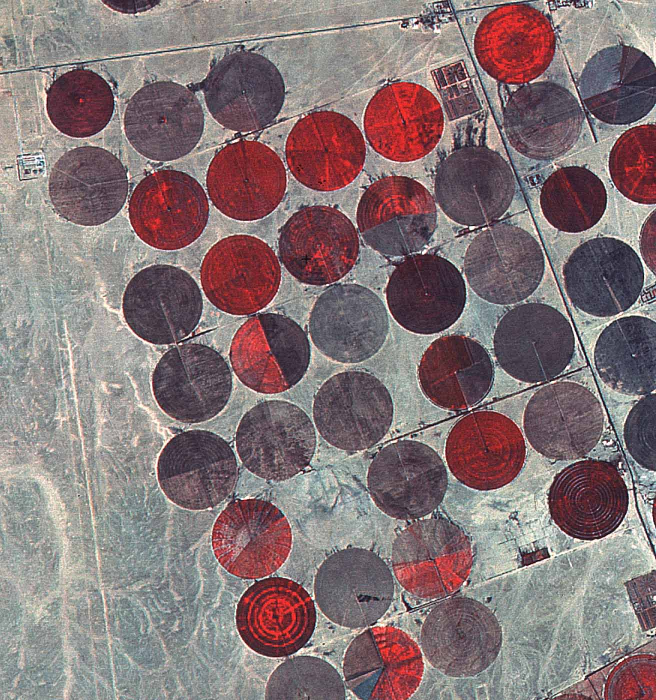
%> input picture src/TP1/circular.jpg, 1312 x 1400 px (shown at 1/2 size)
$ octave ejercicio3.m   (GNU Octave 9; MATLAB toolbox functions it lacks are replaced by stand-ins)
%> lines starting %> are read from the running program, lines starting %| are printed output that depends on the picture
### src/TP1/matriz_cov.m
function [ z ] = matriz_cov( a )

%ESTA FUNCION TOMA COMO DATO DE ENTRADA UNA MATRIZ DE x*y*z (3 dimensiones)
%CALCULA LA MATRIZ DE COVARIANZA DE DICHA MATRIZ

x=reshape(a(:,:,1),numel(a(:,:,1)),1)
y=reshape(a(:,:,2),numel(a(:,:,2)),1)
z=reshape(a(:,:,3),numel(a(:,:,3)),1)

N=numel(x); %(assume equal lengths)
CovXY=(double(x)-double(mean(x)))'*(double(y)-double(mean(y)))/(N-1);
CovYX=CovXY;

CovXZ=(double(x)-double(mean(x)))'*(double(z)-double(mean(z)))/(N-1);
CovZX=CovXZ;
CovYZ=(double(y)-double(mean(y)))'*(double(z)-double(mean(z)))/(N-1);
CovZY=CovYZ;
z=[var(double(x)) CovXY CovXZ; CovYX  var(double(y)) CovYZ; CovZX  CovZY  var(double(z))];


end

### src/TP1/ejercicio3.m
% Leo la imagen y guardo la matriz en n
n=imread('circular.jpg');
%> n is the input picture: size 1400x1312x3 uint8; mean R, G, B 133.8, 117.1, 118.9


%Con imcrop recorto porciones de tierra para definir 3 clases a partir de
%la media y la matriz de covarianza (EMV)
%a: parcela sin cultivo(tierra); b: cultivo rojo; c: cultivo marron o negro
a=imcrop(n,[13.5100, 892.5100, 254.9800, 473.9800]);
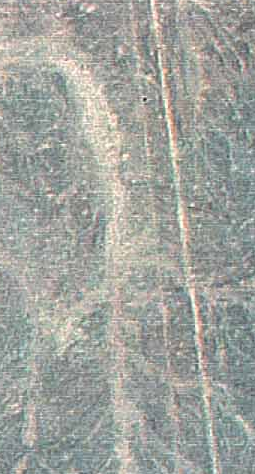
%> a: size 474x255x3 uint8; mean R, G, B 160.2, 162.8, 157.4
figure(1);
imshow(a);
b=imcrop(n,[424.5100, 496.5100, 119.9800, 122.9800]);
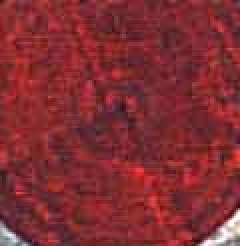
%> b: size 123x120x3 uint8 (shown 2 times larger); mean R, G, B 129.8, 45.4, 50.4
figure(2);
imshow(b);
c=imcrop(n,[323.5100, 720.5100, 117.9800, 105.9800]);
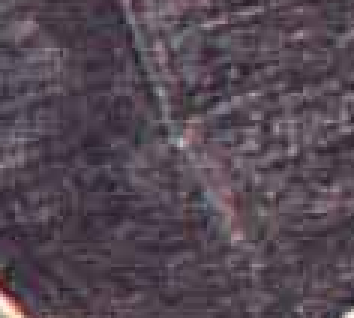
%> c: size 106x118x3 uint8 (shown 3 times larger); mean R, G, B 84.8, 72.6, 83.3
figure(3);
imshow(c);

[q1,w1,e1]=size(a);
%> q1 = 474; w1 = 255; e1 = 3
[q2,w2,e2]=size(b);
%> q2 = 123; w2 = 120; e2 = 3
[q3,w3,e3]=size(c);
%> q3 = 106; w3 = 118; e3 = 3

%Calculo la suma de todos los pixeles en las 3 dimensiones (RGB)
auxA=sum(sum(a));
%> auxA = [19360347 19678397 19028865]
auxB=sum(sum(b));
%> auxB = [1915437 670792 743730]
auxC=sum(sum(c));
%> auxC = [1060638 907674 1042140]

%Creo muA..muC (EMV) a partir de vectores de tres dimensiones
muA=[double(auxA(1))/(q1*w1),double(auxA(2))/(q1*w1),double(auxA(3))/(q1*w1)];
%> muA = [160.2 162.8 157.4]
muB=[double(auxB(1))/(q2*w2),double(auxB(2))/(q2*w2),double(auxB(3))/(q2*w2)];
%> muB = [129.8 45.45 50.39]
muC=[double(auxC(1))/(q3*w3),double(auxC(2))/(q3*w3),double(auxC(3))/(q3*w3)];
%> muC = [84.8 72.57 83.32]

%Cree una funcion auxiliar matriz_cov que calcula la matriz de covarianza a
%partir de los datos (Estimador).
 sigma_A=matriz_cov(a);
%> in matriz_cov, `CovXY=(double(x)-double(mean(x)))'*(double(y)-double(mean(y)))/(N-1);`: CovXY = 651.4
%> in matriz_cov, `CovXZ=(double(x)-double(mean(x)))'*(double(z)-double(mean(z)))/(N-1);`: CovXZ = 575.4
%> in matriz_cov, `CovYZ=(double(y)-double(mean(y)))'*(double(z)-double(mean(z)))/(N-1);`: CovYZ = 528.8
%> in matriz_cov, `z=[var(double(x)) CovXY CovXZ; CovYX  var(double(y)) CovYZ; CovZX  Cov..`: z = [807.9 651.4 575.4; 651.4 595.5 528.8; 575.4 528.8 493.9]
%> sigma_A has the same summary as z in matriz_cov
 sigma_B=matriz_cov(b);
%> sigma_B = [578.4 284.9 277.7; 284.9 452.3 435.4; 277.7 435.4 448]
 sigma_C=matriz_cov(c);
%> sigma_C = [439.6 406.4 384.5; 406.4 402.1 378.4; 384.5 378.4 365.3]

% Tomo las dimensiones de la imagen
[m1,n1,b1]=size(n);
%> m1 = 1400; n1 = 1312; b1 = 3

% Creo una matriz de dos dimeniones para luego indicar a que clase
% pertenece cada pixel (clasifico colocando en cada pixel valores del 1 al
% 3 dependiendo la clase a la que pertenezcan), es decir las predicciones.
matrix_1=zeros(m1,n1);

%> (the run ends here)
